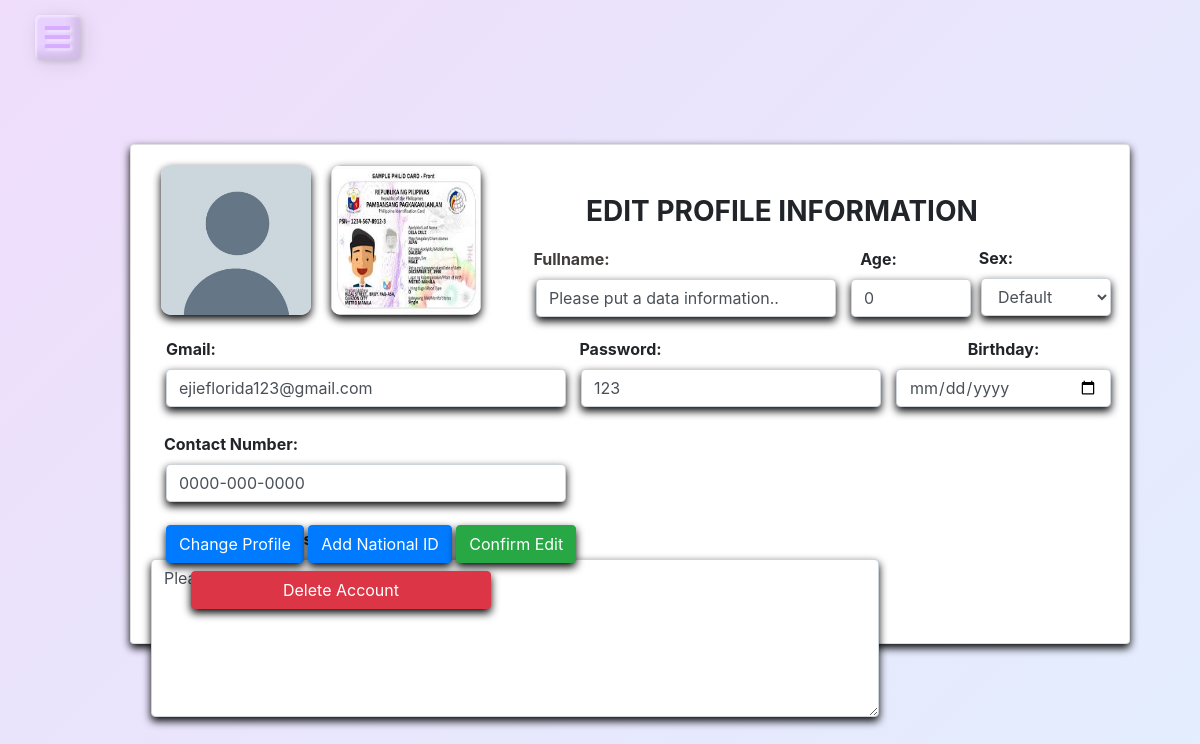
The page /Passenger/profile.php (signed in) on the database as committed earlier.
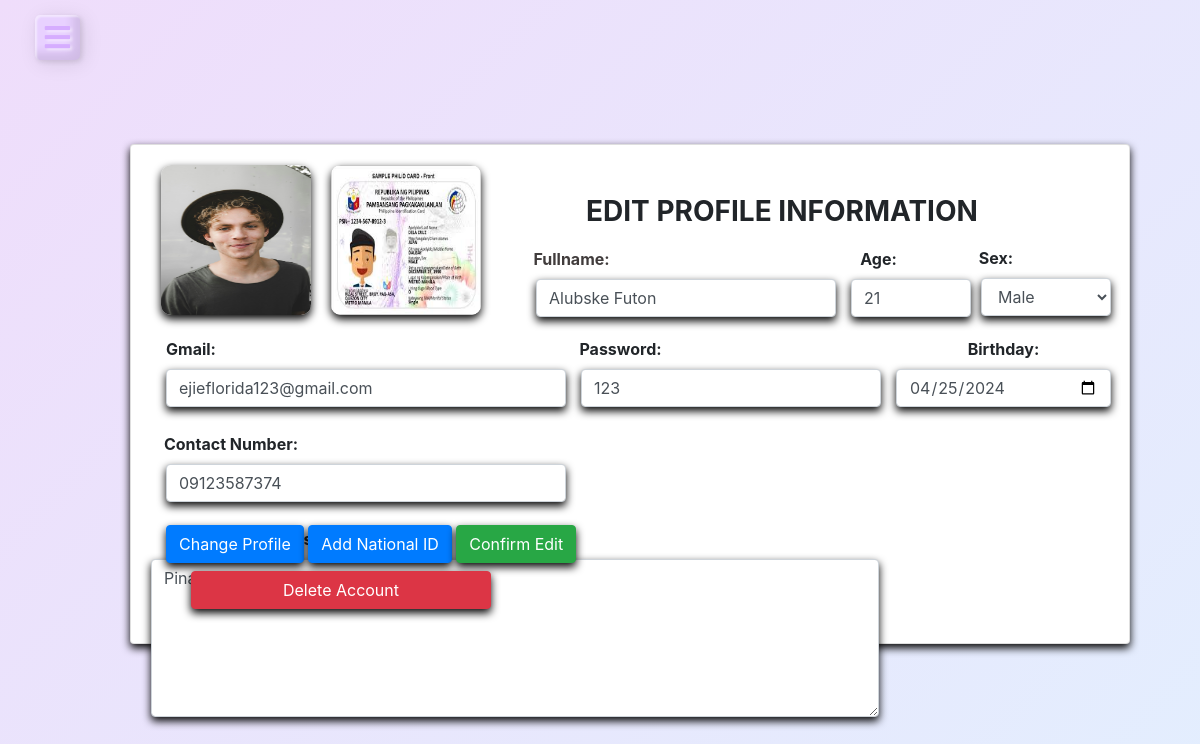
The same page on the database as committed later.
### tables this page shows
CREATE TABLE `passenger_account` (
  `id` int(11) NOT NULL,
  `fullname` varchar(255) NOT NULL,
  `gmail` varchar(255) NOT NULL,
  `password` varchar(255) NOT NULL,
  `address` varchar(255) NOT NULL,
  `profile_picture` varchar(255) NOT NULL,
  `sex` varchar(255) NOT NULL,
  `birthday` varchar(255) NOT NULL,
  `national_id` varchar(255) NOT NULL,
  `age` int(11) NOT NULL,
  `contact` varchar(255) NOT NULL
);

### Passenger/profile.php (the view, shortened to what this page needs)
<?php
     include('../connnection/conn.php');
     include('../includes/PassengerSidebar.php');
?>
<!DOCTYPE html>
<html lang="en">
<head>
    <link rel="stylesheet" href="profile.css">
    <link href="https://stackpath.bootstrapcdn.com/bootstrap/4.5.2/css/bootstrap.min.css" rel="stylesheet">
    <link href='https://unpkg.com/boxicons@2.0.7/css/boxicons.min.css' rel='stylesheet'>
</head>
<body>
    <div class="frame">
        <div class="card">
          <?php
                $id =  $_SESSION['id'];
                $sql = "SELECT * FROM passenger_account WHERE id = $id";
                $query = mysqli_query($conn,$sql);
                while($check = mysqli_fetch_assoc($query)){
          ?>
      <div class="card-body">
             <div class="row">
             <div class="forProfileimage">
                  <img src="<?php echo $check['profile_picture'] ?>" alt="no photo" class = "profile" id = "profile_image">
                  <img src="<?php echo $check['national_id'] ?>" alt="no id" class = "national_id" id = "national_id">
                </div>
                <div class="title"><h3>EDIT PROFILE INFORMATION</h3></div>
                            <div class="inputs">
                                        <div class="forFullname">
                                        <label for="fullname">Fullname:</label>
                                        <input type="text" name = "fullname" id = "fullname" class = "form-control" value = '<?php echo $check['fullname'] ?>'>
                                        </div>
                                        <div class="forAge">
                                            <label for="age">Age:</label>
                                            <input type="number" name = "age" id = "age" class = "form-control" value = '<?php echo $check['age'] ?>'>
                                        </div>
                                        <div class="forSex">
                                            <label for="sex">Sex:</label>
                                        <select name="sex" id="sex" class = "form-control" value = '<?php echo $check['sex'] ?>'>
                                            <option value="Default" <?php if ($check['sex'] == 'Default') echo ' selected'; ?>>Default</option>
                                            <option value="Male" <?php if ($check['sex'] == 'Male') echo ' selected'; ?>>Male</option>
                                        </select>
                                        </div>
                            </div>
             </div>
             <div class="row">
                                <div class="forGmail">
                                    <label for="gmail">Gmail:</label>
                                    <input type="text" name = "gmail" id = "gmail" class = "form-control"  value = '<?php echo $check['gmail'] ?>'>
                                </div>
                                <div class="forPassword">
                                    <label for="password">Password:</label>
                                    <input type="text" id = "password" name = "password" class = "form-control" value = '<?php echo $check['password'] ?>'>
                                </div>
                                <div class="forBirthday">
                                    <label for="birthday">Birthday:</label>
                                    <input type="date" name = "birthday" id = "birthday" class = "form-control" value = '<?php echo $check['birthday'] ?>'>
                                </div>
                                <div class="forBus">
                                    <label for="bus">Contact Number:</label>
                                    <input type="text" id = "bus" name = "bus" class = "form-control" value = '<?php echo $check['contact'] ?>'>
                                </div>
                                <div class="forAddress">
                                    <label for="paragraphInput">Address:</label><br>
                                    <textarea id="address" name="paragraphInput" rows="6" cols="67" class = "form-control"><?php echo $check['address'] ?></textarea><br>
                                </div>
                        </div>
                        <div class="row">
                            <div class="buttons" style = "position:absolute; top: 380px; left: 35px;">
                                <label class = "btn btn-primary" for = "changeProfile" style = " box-shadow: 0 4px 8px rgba(4, 4, 4, 1.1);">Change Profile</label>
                                <label class = "btn btn-primary" for = "changeNationalId" style = " box-shadow: 0 4px 8px rgba(4, 4, 4, 1.1);">Add National ID</label>
                                <button class = "btn btn-success" style = "margin-top: -8px; box-shadow: 0 4px 8px rgba(4, 4, 4, 1.1);" onclick = "SaveAllDataFromTheCardProfile()" >Confirm Edit</button>
                                <div class="row">
                                <button type="button" class="btn btn-danger" onclick = "showDeleteModal()" style = "width: 300px; margin-left: 40px;"> Delete Account</button>
                                </div>
                            </div>
                        </div>
      </div>
      <?php
                }
      ?>
</div>
    </div>
</body>
</html>

### includes/PassengerSidebar.php (shortened to what this page needs)
<!DOCTYPE html>
<html lang="en">
<head>
    <link href="https://use.fontawesome.com/releases/v5.6.1/css/all.css" rel="stylesheet">
    <link href='https://unpkg.com/boxicons@2.0.7/css/boxicons.min.css' rel='stylesheet'>
</head>
<body>
    <label for="check">
      <i class="fas fa-bars" id="btn"></i>
    </label>
</body>
</body>
</html>

### Passenger/profile.css (style rules this page uses)
.card { box-shadow: 0 4px 8px rgba(4, 4, 4, 1.1); width: 1000px; height: 500px; position:relative; left: -170px; top: -140px; }
.profile { width: 150px; height: 150px; border-radius: 10px; box-shadow: 0 4px 8px rgba(4, 4, 4, 1.1); position: absolute; left: 30px; }
.national_id { width: 150px; height: 150px; border-radius: 10px; box-shadow: 0 4px 8px rgba(4, 4, 4, 1.1); position: absolute; left: 200px; }
.title h3 { margin-left: 450px; margin-top: 30px; font-weight: bolder; border-radius: 5px; }
.forFullname { position:relative; left: 400px; }
.forFullname label { color: rgb(65, 60, 60); margin-left: -229px; margin-top: 10px; }
.forFullname input { width: 300px; box-shadow: 0 4px 8px rgba(4, 4, 4, 1.1); }
label { font-weight: bold; }
.forAge input { width: 120px; box-shadow: 0 4px 8px rgba(4, 4, 4, 1.1); }
.forAge { position: absolute; top: 102px; left: 720px; }
.forAge label { margin-left: -65px; }
.forSex select { width: 130px; box-shadow: 0 4px 8px rgba(4, 4, 4, 1.1); }
.forSex { position: absolute; top: 101px; left: 850px; }
.forSex label { margin-left: -100px; }
.forGmail input { width: 400px; margin-left: 30px; box-shadow: 0 4px 8px rgba(4, 4, 4, 1.1); }
.forGmail label { margin-left: -320px; margin-top: 20px; }
.forPassword { margin-left: 15px; margin-top: 20px; }
.forPassword label { margin-left: -221px; }
.forPassword input { width: 300px; box-shadow: 0 4px 8px rgba(4, 4, 4, 1.1); }
.forBirthday { margin-top: 20px; margin-left: 15px; }
.forBirthday input { width: 215px; box-shadow: 0 4px 8px rgba(4, 4, 4, 1.1); }
.forBus { margin-left: 30px; }
.forBus input { width: 400px; box-shadow: 0 4px 8px rgba(4, 4, 4, 1.1); }
.forBus label { margin-left: -270px; margin-top: 25px; }
.forAddress { margin-left: 15px; }
.forAddress label { margin-top:25px; margin-left: -465px; }
.forAddress textarea { box-shadow: 0 4px 8px rgba(4, 4, 4, 1.1); }
.buttons button { box-shadow: 0 4px 8px rgba(4, 4, 4, 1.1); }

### includes/PassengerSidebar.php (style rules this page uses)
* { margin: 0; padding: 0; text-decoration: none; }
:root { --accent-color: #fff; --gradient-color: #FBFBFB; }
body { display: flex; flex-direction: column; justify-content: center; align-items: center; width: 100vw; height: 100vh; background-image: linear-gradient(-45deg, #e3eefe 0%, #efddfb 100%); }
label #btn,label #cancel { position: absolute; left: 5px; cursor: pointer; color: #d6adff; border-radius: 5px; margin: 15px 30px; font-size: 29px; background-color: #e8d1ff; box-shadow:inset 2px 2px 2px 0px rgba(255,255,255,.5), inset -7px -7px 10px 0px rgba(0,0,0,.1), 3.5px 3.5px 20px 0px rgba(0,0,0,.1), 2px 2px 5px 0px rgba(0,0,0,.1); height: 45px; width: 45px; text-align: center; text-shadow: 2px 2px 3px rgba(255,255,255,0.5); line-height: 45px; transition: all .5s ease; }
.frame { width: 50%; height: 30%; margin: auto; text-align: center; }

Rows that differ between the two databases and show on the page:
changed passenger_account "ejieflorida123@gmail.com": profile_picture: picture added in place of a placeholder; fullname "Please put a data information.." → "Alubske Futon"; age "0" → "21"; sex "Default" → "Male"; birthday (not shown) → "04/25/2024"; bus "0000-000-0000" → "09123587374"; paragraphInput "Please put a data information.." → "Pinaskohan Maasin City"
